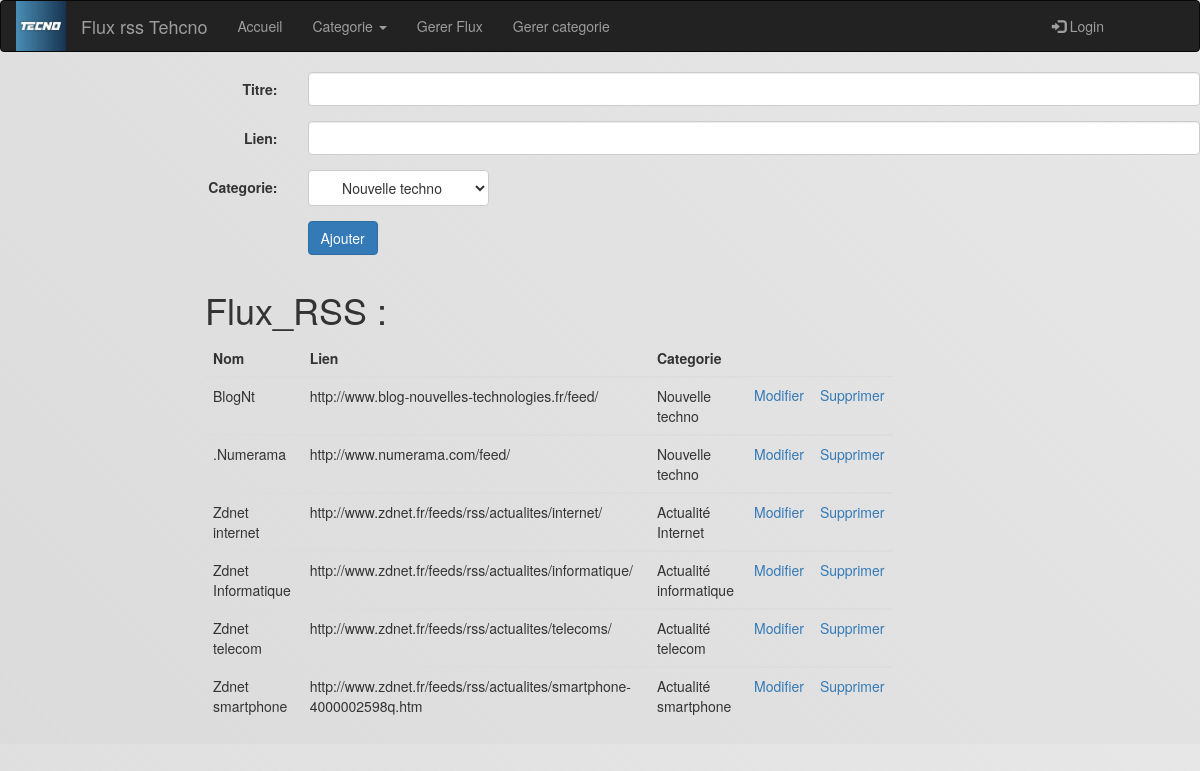
/index?page=gerer_flux, run on an earlier commit of the app's database.
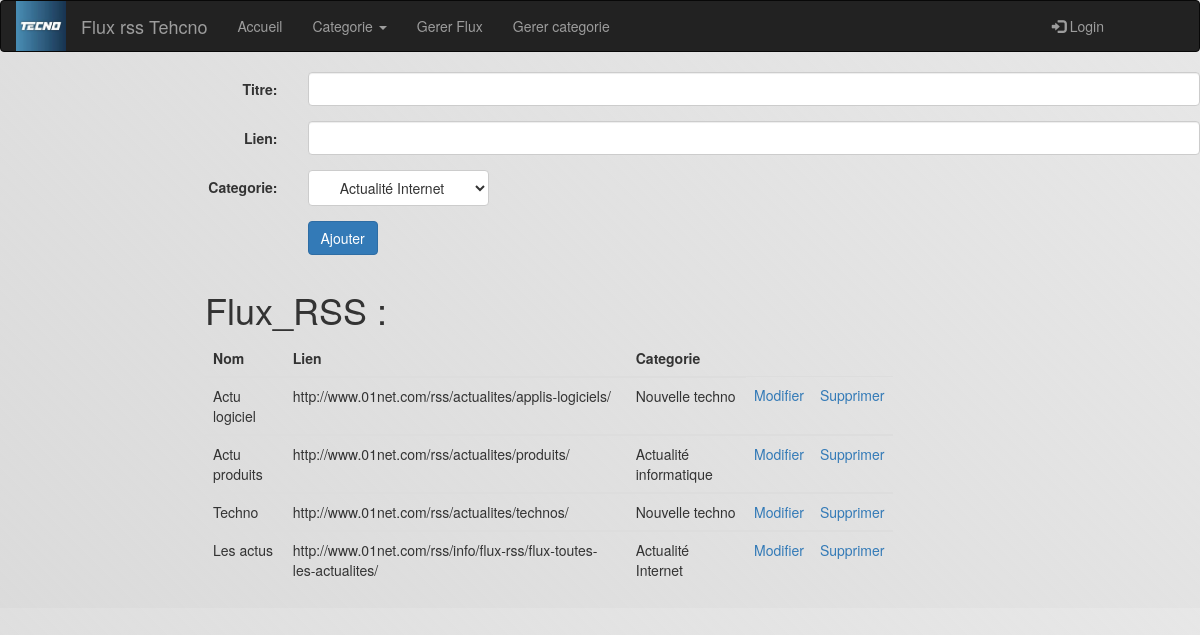
And on a later commit of the database.
### tables this page shows
CREATE TABLE `flux` (
  `id_f` int(11) NOT NULL,
  `titre` varchar(255) NOT NULL,
  `lien` varchar(255) NOT NULL
);

CREATE TABLE `theme` (
  `id_t` int(11) NOT NULL,
  `nom` varchar(255) NOT NULL
);

### controller/gerer_flux.php (called while the page is built, shortened)
<?php
require "Model/gerer_flux.php";
$req1 = lesthemes() ;
$req2 = lescats();
require "view/gerer_flux.php";
?>

### index.php (called while the page is built, shortened)
<?php
if(!isset($_GET['page']) || $_GET['page'] =="")
            $page = "login";
        else
        {
            if(!file_exists("controller/".$_GET['page'].".php"))
            {
                $page = 404;
            }
            else
                $page = $_GET['page'];
        }
include "controller/".$page.".php";
$content = ob_get_contents();
require "layout.php";
?>

### Model/gerer_flux.php (called while the page is built, shortened)
<?php
function lesthemes(){
    global $bdd;
    $req = $bdd->prepare("SELECT * FROM theme  ");
    $req->execute();
    return($req);
}
function lescats(){
    global $bdd;
    $req = $bdd->prepare("SELECT * FROM flux f , theme t , appartenir a where f.id_f = a.id_f and a.id_t=t.id_t ");
    $req->execute();
    return($req);
}

### view/gerer_flux.php (the view, shortened to what this page needs)
            <form method="post" class="form-horizontal" action="#" class="form">
                <div class="form-group">
                    <label for="nom" class="col-sm-3 control-label">Titre:</label>
                    <div class="col-sm-9">
                        <input class="form-control" type="text" name="titre" value=""> </div>
                </div>
                <div class="form-group">
                    <label for="nom" class="col-sm-3 control-label">Lien:</label>
                    <div class="col-sm-9">
                        <input class="form-control" type="text" name="lien" value=""> </div>
                </div>
                <div class="form-group">
                    <label for="nom" class="col-sm-3 control-label">Categorie:</label>
                    <div class="col-sm-9">
                        <select class="btn btn-default " name="cat" >
                        <?php
                            while($data = $req1->fetch())
                            {
                               echo " <option value=".$data['id_t'].">".$data['nom']."</option></br>";
                            }
                        ?>
                        </select>
                    </div>
                </div>
                <div class="form-group">
                    <div class="col-sm-9 col-sm-offset-3">
                        <button type="submit" name="submit" class="btn btn-primary pull-left" data-somestringvalue-text="Loading Finished" autocomplete="off">Ajouter</button>
                    </div>
                </div>
            </form>
            <div class="contenaire">
                <div class="row">
                    <div class="col-xs-7 col-xs-offset-2">
                        <h1>Flux_RSS :</h1>
                        <table class="table table-hover">
                            <thead>
                                <tr>
                                    <th>Nom</th>
                                    <th>Lien</th>
                                    <th>Categorie</th>
                                </tr>
                            </thead>
                            <?php
                            while($data = $req2->fetch())
                            {
                            ?>
                                <tbody>
                                    <tr>
                                        <td>
                                            <?php echo $data['titre']; ?>
                                        </td>
                                        <td>
                                            <?php echo $data['lien']; ?>
                                        </td>
                                        <td>
                                            <?php echo $data['nom']; ?>
                                        </td>
                                        <td> <a href='<?php echo "index.php?page=Modifier_flux&id_t=".$data['id_t']."&id_f=".$data['id_f']; ?>'>Modifier </a> </td>
                                        <td> <a href='<?php echo "index.php?page=Supprimer_flux&supp=flux&id_t=".$data['id_t']."&id_f=".$data['id_f']; ?>'>Supprimer </a> </td>
                                    </tr>
                                </tbody>
                                <?php
}
echo "</table>"; ?>
                    </div>
                </div>
            </div>

### layout.php (shortened to what this page needs)
<!DOCTYPE html>
<html lang="">
<head>
    <link rel="stylesheet" href="css/style.css" />
    <link rel="stylesheet" href="//maxcdn.bootstrapcdn.com/font-awesome/4.3.0/css/font-awesome.min.css">
    <link rel="stylesheet" media="screen" href="css/bootstrap.min.css">
</head>
<body>
                   <nav class="navbar navbar-inverse">
                        <div class="container-fluid">
                            <div class="navbar-header">
                               <a class="navbar-brand" href="#"><img alt="alternative text" src="img/logo.jpeg" /></a>
                                <a class="navbar-brand" href="#">Flux rss Tehcno</a> </div>
                            <div class="collapse navbar-collapse" id="bs-example-navbar-collapse-1">
                                <ul class="nav navbar-nav">
                                    <li><a href="index?page=accueil">Accueil </a></li>
                                      <li>
                                    <a class="dropdown-toggle" data-toggle="dropdown" href="#">Categorie
                                    <span class="caret"></span></a>
                                  </li>
                                    <li><a href="index?page=gerer_flux">Gerer Flux</a></li>
                                    <li><a href="index?page=gerer_cat">Gerer categorie </a>
                                    </li>
                                </ul>
                                <?php
                                if(isset($_SESSION['connecte']) && $_SESSION['connecte'] == true){
                                    echo"<ul class='nav navbar-nav navbar-right'>";
                                    echo"<li><a href='index?page=logout'><span class='glyphicon glyphicon-log-in'></span> Logout</a></li>";
                                echo "</ul>" ;
                                 }
                                else{
                                echo "<ul class='nav navbar-nav navbar-right'>
                                    <li><a href='index?page=login'><span class='glyphicon glyphicon-log-in'></span> Login</a></li>
                                </ul>";
                                }?>
                            </div>
                        </div>
                    </nav>
    <?php
      echo $content ;
    ?>
</body>
</html>

### css/style.css (style rules this page uses)
body { background: rgba(226,226,226,1); background: -moz-linear-gradient(45deg, rgba(226,226,226,1) 0%, rgba(219,219,219,1) 0%, rgba(209,209,209,0.52) 100%); background: -webkit-gradient(left bottom, right top, color-stop(0%, rgba(226,226,226,1)), color-stop(0%, rgba(219,219,219,1)), color-stop(100%, rgba(209,209,209,0.52))); background: -webkit-linear-gradient(45deg, rgba(226,226,226,1) 0%, rgba(219,219,219,1) 0%, rgba(209,209,209,0.52) 100%); background: -o-linear-gradient(45deg, rgba(226,226,226,1) 0%, rgba(219,219,219,1) 0%, rgba(209,209,209,0.52) 100%); background: -ms-linear-gradient(45deg, rgba(226,226,226,1) 0%, rgba(219,219,219,1) 0%, rgba(209,209,209,0.52) 100%); background: linear-gradient(45deg, rgba(226,226,226,1) 0%, rgba(219,219,219,1) 0%, rgba(209,209,209,0.52) 100%); filter: progid:DXImageTransform.Microsoft.gradient( startColorstr='#e2e2e2', endColorstr='#d1d1d1', GradientType=1 ); }
body { margin: 0.5%; }
.navbar-brand img { max-width: 100%; height: 50px; margin-top: -15px; }
.navbar-inverse { background: #4D5061; border-bottom: 4px solid #9FA5A2; color: #FFF; }
.navbar-inverse .navbar-brand, .navbar-inverse .navbar-nav > li > a { text-shadow: none; color: #FFF; }
.btn { border-radius: 0px; }
ul.nav.navbar-nav.navbar-right:last-child { margin-right: 50px; }

What changed in the data, as far as the page shows it:
removed flux: titre "BlogNt", lien "http://www.blog-nouvelles-technologies.fr/feed/", theme.nom "Nouvelle techno"
removed flux: titre ".Numerama", lien "http://www.numerama.com/feed/", theme.nom "Nouvelle techno"
removed flux: titre "Zdnet internet", lien "http://www.zdnet.fr/feeds/rss/actualites/internet/", theme.nom "Actualité Internet"
removed flux: titre "Zdnet Informatique", lien "http://www.zdnet.fr/feeds/rss/actualites/informatique/", theme.nom "Actualité informatique"
removed flux: titre "Zdnet telecom", lien "http://www.zdnet.fr/feeds/rss/actualites/telecoms/", theme.nom "Actualité telecom"
removed flux: titre "Zdnet smartphone", lien "http://www.zdnet.fr/feeds/rss/actualites/smartphone-4000002598q.htm", theme.nom "Actualité smartphone"
added flux: titre "Actu logiciel", lien "http://www.01net.com/rss/actualites/applis-logiciels/", theme.nom "Nouvelle techno"
added flux: titre "Actu produits", lien "http://www.01net.com/rss/actualites/produits/", theme.nom "Actualité informatique"
added flux: titre "Techno", lien "http://www.01net.com/rss/actualites/technos/", theme.nom "Nouvelle techno"
added flux: titre "Les actus", lien "http://www.01net.com/rss/info/flux-rss/flux-toutes-les-actualites/", theme.nom "Actualité Internet"
Also different on the page:
form field cat: "Nouvelle techno" → "Actualité Internet"
